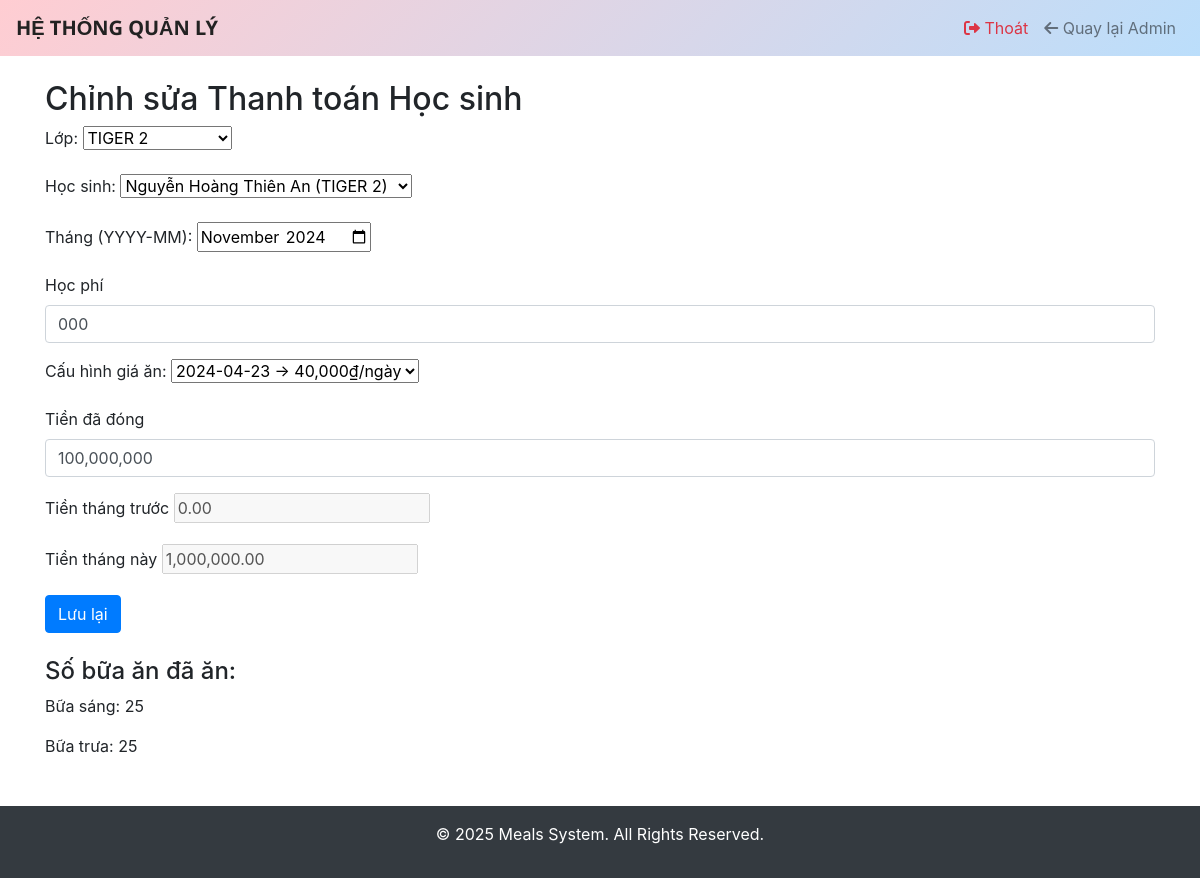
Page /meals/student-payment/edit/300/ (signed in) on the committed database.
### meals/models.py (models this page shows, shortened)
class StudentPayment(models.Model):
    class Meta:
        unique_together = ('student', 'month')
        verbose_name = "Công nợ học sinh"
        verbose_name_plural = "Công nợ học sinh"
        permissions = [
            ("view_statistics", "Có thể xem thống kê"),
        ]
    student = models.ForeignKey(
        'Student',
        on_delete=models.CASCADE,
        verbose_name="Học sinh"
    )
    month = models.CharField(
        max_length=7,
        verbose_name="Tháng",
        help_text="Chọn tháng theo định dạng YYYY‑MM"
    )
    tuition_fee = models.DecimalField(
        max_digits=10,
        decimal_places=2,
        verbose_name="Học phí"
    )
    amount_paid = models.DecimalField(
        max_digits=10,
        decimal_places=2,
        verbose_name="Số tiền đã đóng"
    )
    remaining_balance = models.DecimalField(
        max_digits=10,
        decimal_places=2,
        null=True,
        blank=True,
        verbose_name="Số dư"
    )
    meal_price = models.ForeignKey(
        MealPrice,
        on_delete=models.PROTECT,
        verbose_name="Cấu hình giá ăn",
        help_text="Chọn cấu hình giá ăn áp dụng cho tháng này"
    )

### meals/views.py (the view)
# urls.py: path('student-payment/edit/', login_required(views.student_payment_edit), name='student_payment_edit'),
@login_required(login_url='login')
@permission_required('meals.change_studentpayment', raise_exception=True)
def student_payment_edit(request, pk=None):
    classrooms = ClassRoom.objects.all()
    payment = get_object_or_404(StudentPayment, pk=pk) if pk else None
    if request.method == "POST":
        student_id = request.POST.get('student')
        month_val  = request.POST.get('month')
        dup_qs = StudentPayment.objects.filter(student_id=student_id, month=month_val)
        if payment:
            dup_qs = dup_qs.exclude(pk=payment.pk)
        duplicate = dup_qs.first()
        form_instance = duplicate if duplicate else payment
        form = StudentPaymentForm(request.POST, instance=form_instance)
        if form.is_valid():
            saved = form.save()
            AuditLog.objects.create(
                user    = request.user,
                action  = 'change',
                path    = request.path,
                data    = json.dumps({
                    'model':           'studentpayment',
                    'object_id':       saved.pk,
                    'student_name':    saved.student.name,
                    'classroom_name':  saved.student.classroom.name,
                    'tuition_fee': format(saved.tuition_fee, ",.2f"),
                    'amount_paid': format(saved.amount_paid, ",.2f"),
                    'meal_price':  format(saved.meal_price.daily_price, ",.2f") if saved.meal_price else "0.00",
                    'month':           month_val,
                }, ensure_ascii=False)
            )
            if duplicate and payment and duplicate.pk != payment.pk:
                payment.delete()
            payments = list(
                StudentPayment.objects
                .filter(student=saved.student)
                .order_by('month')
            )
            prior = Decimal('0')
            for p in payments:
                year, mon = map(int, p.month.split('-'))
                recs = MealRecord.objects.filter(
                    student=p.student,
                    date__year=year, date__month=mon,
                    meal_type__in=['Bữa sáng','Bữa trưa']
                ).filter(
                    Q(status='Đủ') | Q(status='Thiếu', non_eat=2)
                )
                meal_cost = sum(
                    p.meal_price.breakfast_price if r.meal_type=='Bữa sáng' else p.meal_price.lunch_price
                    for r in recs
                )
                p.remaining_balance = (
                    p.amount_paid
                    - p.tuition_fee
                    - meal_cost
                    +prior
                )
                prior = p.remaining_balance
            with transaction.atomic():
                StudentPayment.objects.bulk_update(payments, ['remaining_balance'])
            messages.success(request, "Lưu thành công")
            return redirect(request.path)
        else:
            errs = sum(form.errors.values(), [])
            messages.error(request, "Lỗi: " + "; ".join(errs))
    else:
        form = StudentPaymentForm(instance=payment)
    breakfast_count = lunch_count = 0
    if form.instance and form.instance.pk:
        y, mon = map(int, form.instance.month.split('-'))
        breakfast_count = MealRecord.objects.filter(
            student=form.instance.student,
            date__year=y, date__month=mon,
            meal_type='Bữa sáng'
        ).filter(Q(status='Đủ')|Q(status='Thiếu', non_eat=2)).count()
        lunch_count = MealRecord.objects.filter(
            student=form.instance.student,
            date__year=y, date__month=mon,
            meal_type='Bữa trưa'
        ).filter(Q(status='Đủ')|Q(status='Thiếu', non_eat=2)).count()
    return render(request, 'payments/student_payment_form.html', {
        'form':            form,
        'classrooms':      classrooms,
        'is_edit':         bool(payment),
        'breakfast_count': breakfast_count,
        'lunch_count':     lunch_count,
    })

### meals/models.py (called while the page is built)
    def __str__(self):
        return f"{self.effective_date:%Y-%m-%d} → {self.daily_price:,}₫/ngày"

    def __str__(self):
        return self.name

    def __str__(self):
        return f"{self.name} ({self.classroom})"

### meals/templates/payments/student_payment_form.html (shortened to what this page needs)
{% extends "layout.html" %}
{% load static %}
{% block content %}
<h2>Chỉnh sửa Thanh toán Học sinh</h2>
<form method="post" id="payment-form">
    <div class="form-group">
        {{ form.classroom.label_tag }}
        {{ form.classroom }}
    </div>
    <div class="form-group">
        {{ form.student.label_tag }}
        {{ form.student }}
    </div>
    <div class="form-group">
        {{ form.month.label_tag }}
        {{ form.month }}
    </div>
    <div class="form-group">
        <label for="id_tuition_fee">{{ form.tuition_fee.label }}</label>
        <input type="text" id="id_tuition_fee" name="tuition_fee" class="form-control money"
               value="{{ form.tuition_fee.value|default_if_none:'' }}">
    </div>
    <div class="form-group">
        {{ form.meal_price.label_tag }}
        {{ form.meal_price }}
    </div>
    <div class="form-group">
        <label for="id_amount_paid">{{ form.amount_paid.label }}</label>
        <input type="text" id="id_amount_paid" name="amount_paid" class="form-control money"
               value="{{ form.amount_paid.value|default_if_none:'' }}">
    </div>
    <div class="form-group">
        <label for="id_prev_month_balance">Tiền tháng trước</label>
        {{ form.prev_month_balance }}
    </div>
    <div class="form-group">
        <label for="id_current_month_payment">Tiền tháng này</label>
        {{ form.current_month_payment }}
    </div>
    <button type="submit" class="btn btn-primary">Lưu lại</button>
</form>
<div id="meal-counts" class="mt-4">
    <h4>Số bữa ăn đã ăn:</h4>
    <p>Bữa sáng: <span id="breakfast_count">{{ breakfast_count|default:"0" }}</span></p>
    <p>Bữa trưa: <span id="lunch_count">{{ lunch_count|default:"0" }}</span></p>
</div>
{% endblock %}

### templates/layout.html (style rules this page uses)
:root { --nav-gradient-start: #FFCDD2; --nav-gradient-end: #BBDEFB; }

### rows in the picture
StudentPayment: student "Nguyễn Hoàng Thiên An (TIGER 2)", month "2024-11", tuition_fee "000", meal_price "2024-04-23 → 40,000₫/ngày", amount_paid "100,000,000"

### other values in the picture
{{ breakfast_count|default:"0" }} "25"
{{ lunch_count|default:"0" }} "25"
{{ current_year }} "2025"
